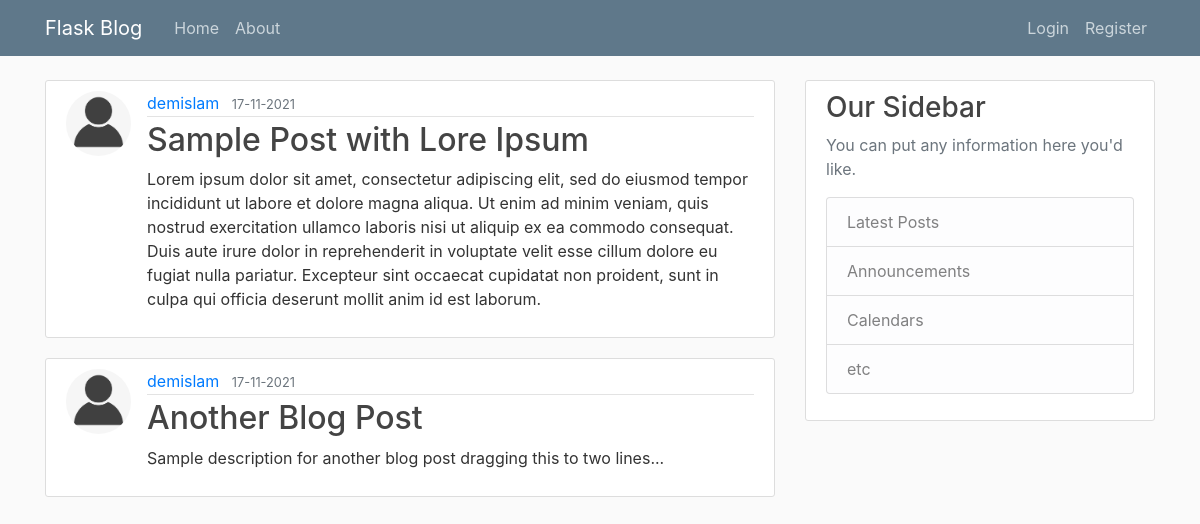
Page /home on the earlier database version.
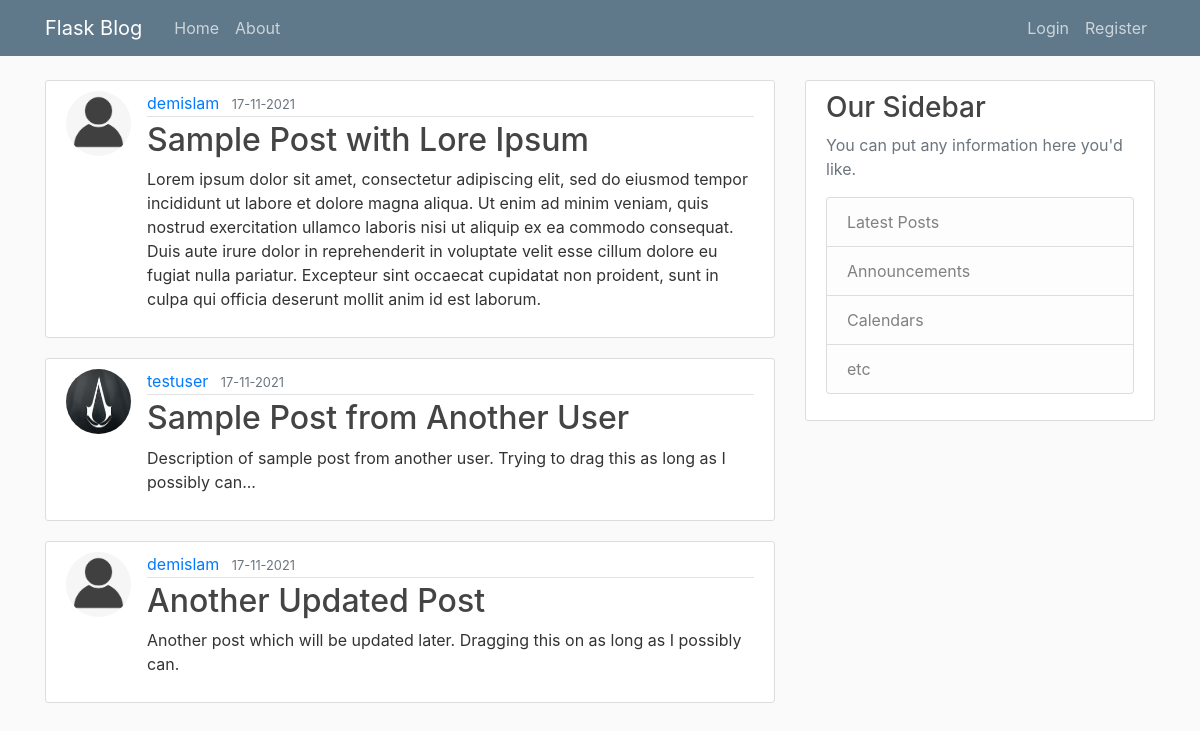
Same page on the later database version.
### blog_webapp/models.py (models this page shows, shortened)
class Post(db.Model):
    id = db.Column(db.Integer, primary_key=True)
    title = db.Column(db.String(100), nullable=False)
    timestamp = db.Column(db.DateTime, nullable=False, default=datetime.utcnow)
    content = db.Column(db.Text, nullable=False)
    user_id = db.Column(db.Integer, db.ForeignKey('user.id'), nullable=False)

class User(db.Model, UserMixin):
    id = db.Column(db.Integer, primary_key=True)
    username = db.Column(db.String(20), unique=True, nullable=False)
    email = db.Column(db.String(120), unique=True, nullable=False)
    profile_image_file = db.Column(db.String(20), nullable=False,
                                   default='default_profile_image.png')
    password = db.Column(db.String(60), nullable=False)
    posts = db.relationship('Post', backref='author', lazy=True)

### blog_webapp/routes.py (the view)
@app.route('/')
@app.route('/home')
def home():
    posts = Post.query.all()
    return render_template('home.html', posts=posts)

### blog_webapp/templates/home.html
{% extends "layout.html" %}
{% block content %}
    {% for post in posts %}
    <article class="media content-section">
        <img class="rounded-circle article-img" src=" {{url_for('static', filename='profile_pics/'+post.author.profile_image_file) }}" alt="">
        <div class="media-body">
            <div class="article-metadata">
                <a class="mr-2" href="#">{{ post.author.username }}</a>
                <small class="text-muted">{{ post.timestamp.strftime('%d-%m-%Y') }}</small>
            </div>
            <h2><a class="article-title" href="#">{{ post.title }}</a></h2>
            <p class="article-content">{{ post.content }}</p>
        </div>
    </article>
    {% endfor %}
{% endblock content %}

### blog_webapp/templates/layout.html (shortened to what this page needs)
<!doctype html>
<html lang="en">
<head>
    <link rel="stylesheet" href="https://stackpath.bootstrapcdn.com/bootstrap/4.3.1/css/bootstrap.min.css">
    <link rel="stylesheet" href="{{ url_for('static', filename='main.css') }}">
</head>
<body>
    <header class="site-header">
        <nav class="navbar navbar-expand-md navbar-dark bg-steel fixed-top">
            <div class="container">
                <a class="navbar-brand mr-4" href="/">Flask Blog</a>
                <div class="collapse navbar-collapse" id="navbarToggle">
                    <div class="navbar-nav mr-auto">
                        <a class="nav-item nav-link" href="{{ url_for('home') }}">Home</a>
                        <a class="nav-item nav-link" href="{{ url_for('about') }}">About</a>
                    </div>
                    <div class="navbar-nav">
                        {% if current_user.is_authenticated %}
                            <a class="nav-item nav-link" href="{{ url_for('create_post') }}">Make a post</a>
                            <a class="nav-item nav-link" href="{{ url_for('profile') }}">Profile</a>
                            <a class="nav-item nav-link" href="{{ url_for('logout') }}">Logout ({{ current_user.username }})</a>
                        {% else %}
                            <a class="nav-item nav-link" href="{{ url_for('login') }}">Login</a>
                            <a class="nav-item nav-link" href="{{ url_for('register') }}">Register</a>
                        {% endif %}
                    </div>
                </div>
            </div>
        </nav>
    </header>
    <main role="main" class="container">
        <div class="row">
            <div class="col-md-8">
                {% block content %}{% endblock %}
            </div>
            <div class="col-md-4">
                <div class="content-section">
                    <h3>Our Sidebar</h3>
                    <p class='text-muted'>You can put any information here you'd like.
                    <ul class="list-group">
                        <li class="list-group-item list-group-item-light">Latest Posts</li>
                        <li class="list-group-item list-group-item-light">Announcements</li>
                        <li class="list-group-item list-group-item-light">Calendars</li>
                        <li class="list-group-item list-group-item-light">etc</li>
                    </ul>
                    </p>
                </div>
            </div>
        </div>
    </main>
</body>
</html>

### blog_webapp/static/main.css (style rules this page uses)
body { background: #fafafa; color: #333333; margin-top: 5rem; }
h1, h2, h3, h4, h5, h6 { color: #444444; }
.bg-steel { background-color: #5f788a; }
.site-header .navbar-nav .nav-link { color: #cbd5db; }
.content-section { background: #ffffff; padding: 10px 20px; border: 1px solid #dddddd; border-radius: 3px; margin-bottom: 20px; }
.article-title { color: #444444; }
.article-content { white-space: pre-line; }
.article-img { height: 65px; width: 65px; margin-right: 16px; }
.article-metadata { padding-bottom: 1px; margin-bottom: 4px; border-bottom: 1px solid #e3e3e3 }

Differences in the rows shown:
removed Post: profile_image_file (placeholder picture), author.username "demislam", timestamp "17-11-2021", title "Another Blog Post", content "Sample description for another blog post dragging this to two lines..."
added Post: profile_image_file (picture), author.username "testuser", timestamp "17-11-2021", title "Sample Post from Another User", content "Description of sample post from another user. Trying to drag this as long as I possibly can..."
added Post: profile_image_file (placeholder picture), author.username "demislam", timestamp "17-11-2021", title "Another Updated Post", content "Another post which will be updated later. Dragging this on as long as I possibly can."
